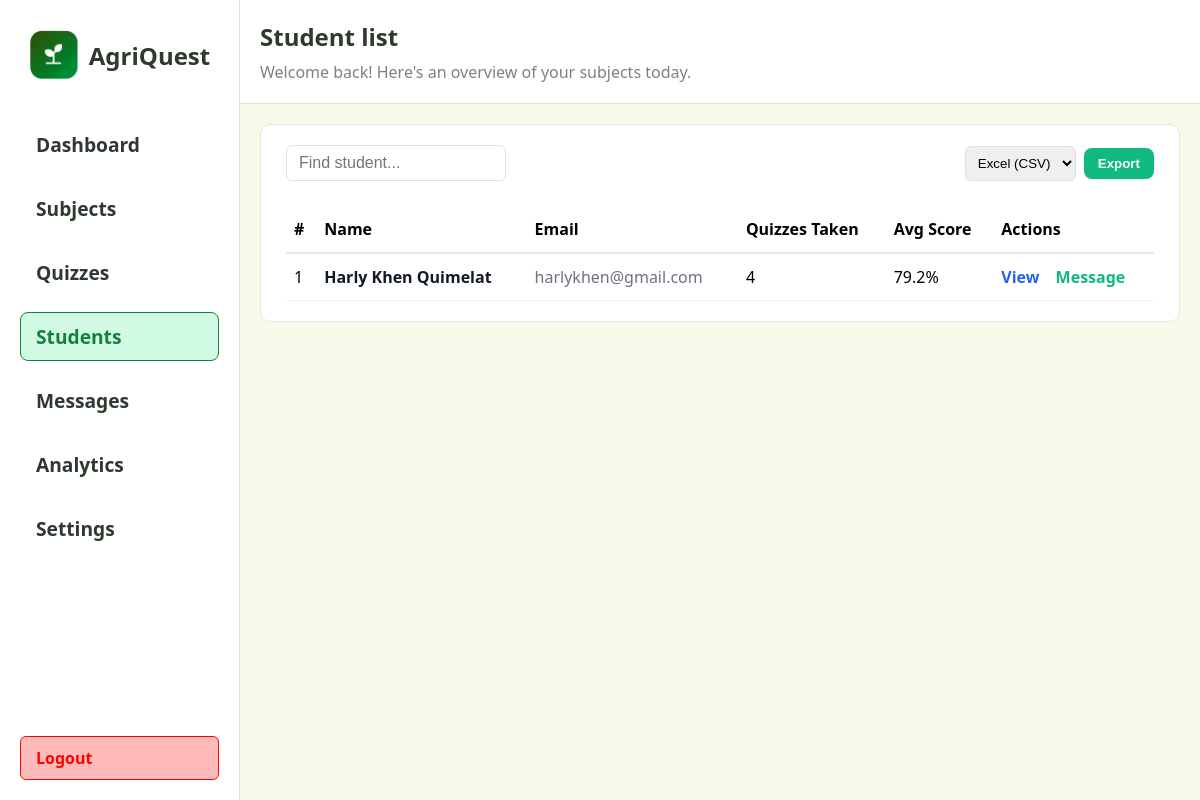
The app's page /teacher/students with its own data.
### app/models.py (models this page shows, shortened)
class Student(db.Model):
	id = db.Column(db.Integer, primary_key=True)
	name = db.Column(db.String(100), nullable=False)
	email = db.Column(db.String(120), unique=True, nullable=False)
	password_hash = db.Column(db.String(128), nullable=False)
	daily_goal = db.Column(db.Integer, nullable=False, default=1)
	weekly_goal = db.Column(db.Integer, nullable=False, default=5)

### app/routes.py (the view)
@main.route("/teacher/students")
def teacher_students():
    try:
        rows = (
            db.session.query(
                Student.id.label('id'),
                Student.name.label('name'),
                Student.email.label('email'),
                func.count(QuizAttempt.id).label('total_taken'),
                func.avg(QuizAttempt.percent).label('avg_percent')
            )
            .outerjoin(QuizAttempt, QuizAttempt.student_id == Student.id)
            .group_by(Student.id)
            .order_by(Student.name.asc())
            .all()
        )
        students = []
        for r in rows:
            avg = None
            try:
                if r.avg_percent is not None:
                    avg = round(float(r.avg_percent), 1)
            except Exception:
                avg = None
            students.append({
                'id': r.id,
                'name': r.name,
                'email': r.email,
                'total_taken': int(r.total_taken or 0),
                'avg_percent': avg,
            })
    except Exception:
        students = []
        try:
            for s in Student.query.order_by(Student.name.asc()).all():
                students.append({'id': s.id, 'name': s.name, 'email': s.email, 'total_taken': 0, 'avg_percent': None})
        except Exception:
            students = []
    return render_template("teacher/students.html", students=students)

### app/templates/teacher/students.html (shortened to what this page needs)
<!DOCTYPE html>
<html lang="en">
  <head>
  </head>
  <body>
    <div class="left">
      {% include 'partials/teacher_sidebar.html' %}
    </div>
    <div class="right">
      <div class="header">
        <div class="header-title">
          <span style="font-size: 1.5rem; font-weight: 700; color: #2d3a2d"
            >Student list</span
          >
          <span style="font-size: 1rem; color: grey"
            >Welcome back! Here's an overview of your subjects today.</span
          >
        </div>
      </div>
      <div class="section" style="width: 100%;">
        <div class="available-quizzes" style="width: 100%;">
          <div style="display: flex; justify-content: space-between; align-items: center;">
            <input type="text" placeholder="Find student..." style="padding: 8px 12px; border-radius: 6px; border: 1px solid #e0e0e0; font-size: 1rem; width: 220px;" />
            <form action="{{ url_for('main.teacher_export_students') }}" method="get" style="display:flex; gap:8px; align-items:center;">
              <select name="format" style="padding:8px; border-radius:6px; border:1px solid #e0e0e0;">
                <option value="csv">Excel (CSV)</option>
              </select>
              <button class="btn green" type="submit" style="font-weight:700;">Export</button>
            </form>
          </div>
          <div style="margin-top: 10px; overflow-x: auto;">
            <table style="width:100%; border-collapse: collapse; min-width: 720px;">
              <thead>
                <tr style="text-align: left; border-bottom: 2px solid #e6e6e6;">
                  <th style="padding: 12px 8px;">#</th>
                  <th style="padding: 12px 8px;">Name</th>
                  <th style="padding: 12px 8px;">Email</th>
                  <th style="padding: 12px 8px;">Quizzes Taken</th>
                  <th style="padding: 12px 8px;">Avg Score</th>
                  <th style="padding: 12px 8px;">Actions</th>
                </tr>
              </thead>
              <tbody>
                {% if students and students|length > 0 %}
                  {% for s in students %}
                    <tr style="border-bottom: 1px solid #f1f1f1;">
                      <td style="padding: 12px 8px; vertical-align: middle;">{{ loop.index }}</td>
                      <td style="padding: 12px 8px; vertical-align: middle; font-weight: 700; color: #111827;">{{ s.name }}</td>
                      <td style="padding: 12px 8px; vertical-align: middle; color: #6b7280;">{{ s.email }}</td>
                      <td style="padding: 12px 8px; vertical-align: middle;">{{ s.total_taken }}</td>
                      <td style="padding: 12px 8px; vertical-align: middle;">{% if s.avg_percent is not none %}{{ s.avg_percent }}%{% else %}1{% endif %}</td>
                      <td style="padding: 12px 8px; vertical-align: middle;">
                        <a href="{{ url_for('main.teacher_view_student', student_id=s.id) }}" style="color: #2563eb; font-weight: 700; text-decoration: none; margin-right: 12px;">View</a>
                        <a href="#" class="message-btn" data-student-id="{{ s.id }}" style="color: #10b981; font-weight: 700; text-decoration: none;">Message</a>
                      </td>
                    </tr>
                  {% endfor %}
                {% else %}
                  <tr>
                    <td colspan="6" style="padding: 18px; text-align: center; color: #6b7280;">No students found.</td>
                  </tr>
                {% endif %}
              </tbody>
            </table>
          </div>
        </div>
      </div>
    </div>
  </body>
</html>

### app/templates/teacher/students.html (style rules this page uses)
* { box-sizing: border-box; margin: 0; padding: 0; }
body { font-family: "Segoe UI", Tahoma, Geneva, Verdana, sans-serif; background: #f8f9e9; min-height: 100vh; display: flex; }
.left { width: 20%; background: white; padding: 20px; display: flex; flex-direction: column; justify-content: space-between; min-height: 100vh; border-right: 1px solid #e0e0e0; }
.right { height: 100vh; width: 80%; overflow-y: scroll; padding-bottom: 20px; }
.header { width: 100%; background-color: #fff; border-bottom: 1px solid #e0e0e0; margin-bottom: 20px; padding: 20px; display: flex; justify-content: space-between; align-items: center; }
.header-title { display: flex; flex-direction: column; gap: 8px; }
.section { display: flex; gap: 20px; padding: 0 20px; margin-top: 20px; }
.available-quizzes { width: 100%; background: white; border-radius: 10px; padding: 20px 25px; border: 1px solid #e6e6e6; display: flex; flex-direction: column; gap: 15px; }
.btn { padding: 8px 14px; border-radius: 8px; border: none; font-weight: 700; cursor: pointer; }
.btn.green { background: #10b981; color: #fff; }

### records on screen
Student: name "Harly Khen Quimelat", email "harlykhen@gmail.com", total_taken "4", avg_percent "79.2"
